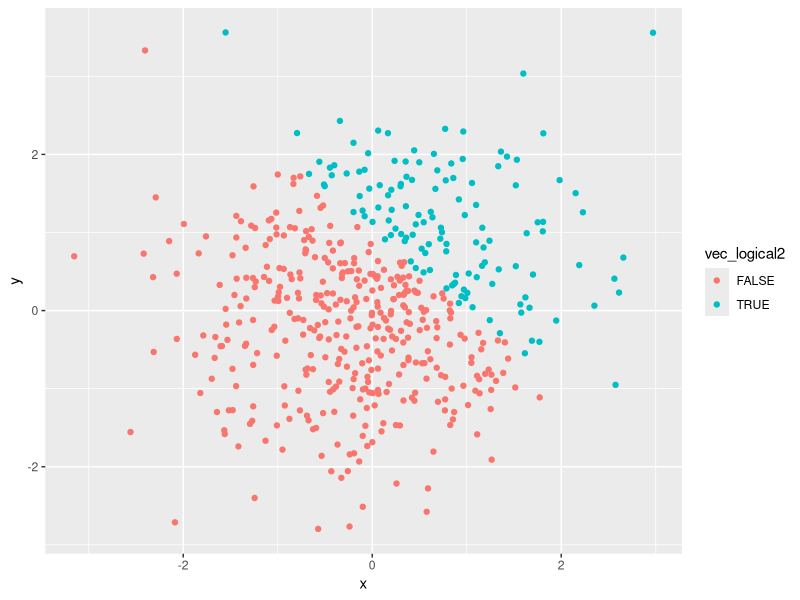
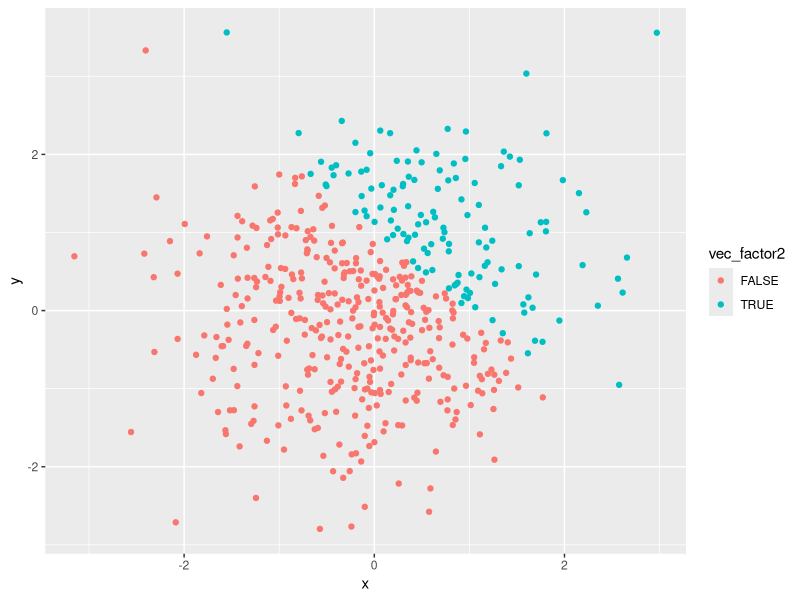
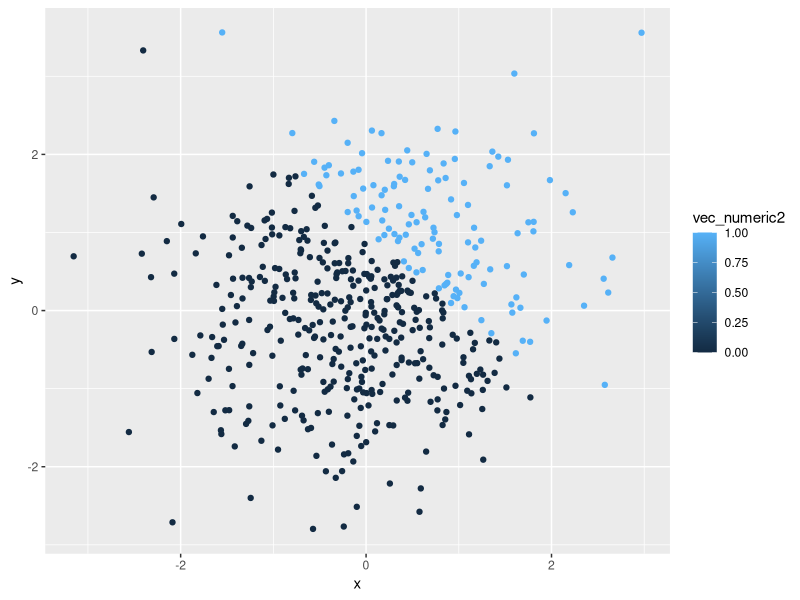

These charts were generated, in order, by the following R code:
## ---- chunk 1
library(tidyverse)

vec_numeric = rnorm(8)
vec_logical = vec_numeric > 0
vec_char = c("1", "2", "3", "4", "5", "6", "7", "8")
vec_factor = factor(c("low", "high", "medium", "high",  "low", "medium", "high", "low"))

df = tibble(vec_numeric, vec_logical, vec_char, vec_factor)

mean(vec_numeric)
mean(vec_logical)
mean(vec_char)
mean(vec_factor)

## ---- chunk 2
as.numeric(vec_logical) * vec_numeric
as.factor(vec_logical) * vec_numeric
as.numeric(as.factor(vec_logical)) * vec_numeric
## ---- chunk 3
x = rnorm(500)
y = rnorm(500)
vec_logical2 = x + y > 1
vec_numeric2 = as.numeric(vec_logical2)
vec_factor2 = as.factor(vec_logical2)

df2 = tibble(x, y, vec_logical2, vec_numeric2, vec_factor2)

df2
## ---- chunk 4
ggplot(df2, aes(x = x, y = y, color = vec_logical2)) + geom_point()
ggplot(df2, aes(x = x, y = y, color = vec_factor2)) + geom_point()
ggplot(df2, aes(x = x, y = y, color = vec_numeric2)) + geom_point()


